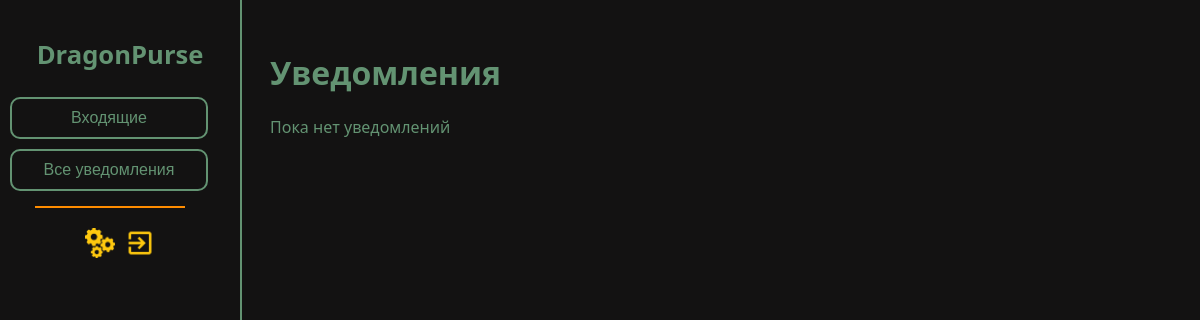
/notifications/ (signed in), run on an earlier commit of the app's database.
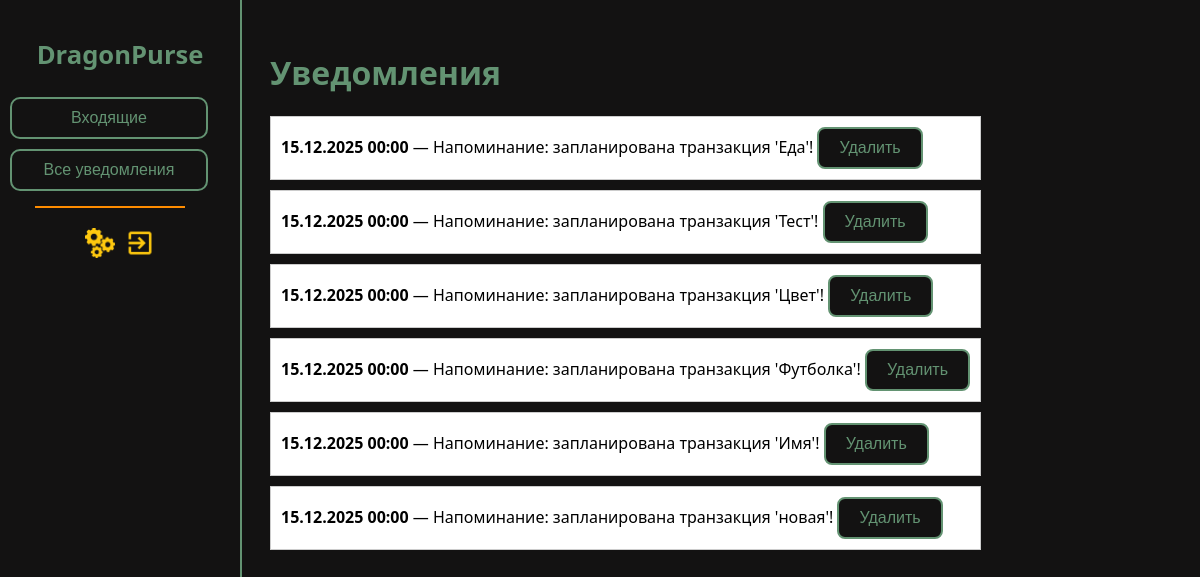
And on a later commit of the database.
### accounts/models.py (models this page shows, shortened)
class Notification(models.Model):
    user = models.ForeignKey(User, on_delete=models.CASCADE)
    message = models.TextField()
    notification_type = models.CharField(max_length=255, blank=True, null=True)  # Добавляем новое поле
    created_at = models.DateTimeField(auto_now_add=False)
    is_read = models.BooleanField(default=False)

### accounts/views.py (the view, shortened to what this page needs)
# urls.py: path('notifications/', NotificationMarkReadView.as_view(), name='notifications_inbox'),
class NotificationMarkReadView(LoginRequiredMixin, View):
    template_name = 'accounts/notifications.html'  # Укажите путь к вашему шаблону
    def get(self, request):
        notifications = Notification.objects.filter(user=request.user)
        return render(request, self.template_name, {'notifications': notifications})

### accounts/templates/accounts/notifications.html (shortened to what this page needs)
{% extends "accounts/base.html" %}
{% load static %}
{% block head %}<link rel="stylesheet" href="{% static 'accounts/css/dashboard.css' %}">
<link rel="stylesheet" href="{% static 'accounts/css/theme.css' %}">{% endblock %}
{% block content %}
 <div class="sidebar">
        <h1><a href="{% url 'dashboard' %}">DragonPurse</a></h1>
        <a href="{% url 'notifications_inbox' %}"><button>Входящие</button></a>
        <a href="{% url 'notifications_inbox' %}"><button>Все уведомления</button></a>
        <div class="line"></div>
        <div style="display: flex; margin: 5px;">
        <a href="{% url 'settings' %}" style="display: flex; margin: 5px;"><img src="{% static 'accounts/img/settings_photo.png' %}" width="30" height="30" alt="настройки"></a>
        <a href="{% url 'logout' %}" style="display: flex; margin: 5px;"><img src="{% static 'accounts/img/exit_photo.png' %}" width="30" height="30" alt="выход"></a>
        </div>
    </div>
<div class="notifications-container" style="display: flex; gap: 20px;">
<main style="flex-grow: 1;">
<h1>Уведомления</h1>
{% if notifications %}
<ul style="list-style: none; padding: 0;">
{% for n in notifications %}
<li style="margin-bottom: 10px; padding: 10px; border: 1px solid #ccc; background: {% if n.is_read %}#e5ffe5{% else %}#fff{% endif %};">
<a href="{% url 'notification_detail' n.id %}" style="text-decoration:none; color: black;">
<strong>{{ n.created_at|date:"d.m.Y H:i" }}</strong> — {{ n.message }}
</a>
<button type="submit">Удалить</button>
</li>
{% endfor %}
</ul>
{% else %}
<p>Пока нет уведомлений</p>
{% endif %}
</main>
</div>
{% endblock %}

### accounts/templates/accounts/base.html (shortened to what this page needs)
{% load static %}
<!DOCTYPE html>
<html lang="ru">
<head>
    <link rel="stylesheet" href="{% static 'accounts/css/main.css' %}">
    <link rel="stylesheet" href="{% static 'accounts/css/theme.css' %}">
    {% block head %}
    {% endblock %}
</head>
<body>
        {% block content %}{% endblock %}
</body>
</html>

### accounts/static/accounts/css/main.css (style rules this page uses)
body { font-family: "Inter", sans-serif; color: #639372; margin: 0; padding: 0; }
a { color: #639372; text-decoration: none; }
h1, h2, h3 { color: #639372; }
button { background-color: #131212; color: #639372; border: 2px solid #639372; border-radius: 8px; padding: 10px 20px; font-size: 1em; cursor: pointer; transition: all 0.3s ease; }

### accounts/static/accounts/css/theme.css (style rules this page uses)
:root { --background-color: #131212 }
body { background-color: var(--background-color); }
.sidebar { background-color: var(--background-color); }

### accounts/static/accounts/css/dashboard.css (style rules this page uses)
body { font-family: "Segoe UI", sans-serif; color: #639372; margin: 0; display: flex; }
h1, h2, p, a { color: #639372; }
.sidebar { width: 220px; background-color: #131212; border-right: 2px solid #639372; display: flex; flex-direction: column; align-items: center; padding: 20px 10px; height: 100vh; position: fixed; left: 0; top: 0; }
.sidebar h1 { font-size: 1.6em; margin-bottom: 20px; text-align: center; }
.sidebar a { text-decoration: none; width: 100%; }
.sidebar button { width: 90%; margin: 5px 0; padding: 10px; border: 2px solid #639372; border-radius: 10px; background-color: #131212; color: #639372; font-size: 1em; cursor: pointer; transition: background-color 0.3s, transform 0.2s; }
.sidebar .line { width: 150px; height: 2px; background-color: #FF8C00; margin: 10px 20px 10px 0px; }
main { margin-left: 240px; padding: 30px; flex: 1; }
a { color: #639372; }

What changed in the data, as far as the page shows it:
added Notification: created_at "15.12.2025 00:00", message "Напоминание: запланирована транзакция 'Еда'!"
added Notification: created_at "15.12.2025 00:00", message "Напоминание: запланирована транзакция 'Тест'!"
added Notification: created_at "15.12.2025 00:00", message "Напоминание: запланирована транзакция 'Цвет'!"
added Notification: created_at "15.12.2025 00:00", message "Напоминание: запланирована транзакция 'Футболка'!"
added Notification: created_at "15.12.2025 00:00", message "Напоминание: запланирована транзакция 'Имя'!"
added Notification: created_at "15.12.2025 00:00", message "Напоминание: запланирована транзакция 'новая'!"
Also different on the page:
text no longer shown: "Пока нет уведомлений"
